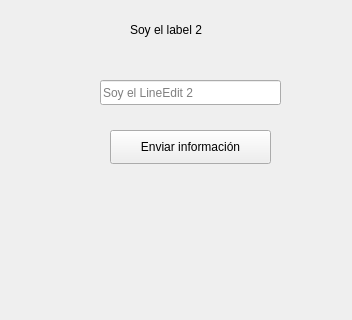
<?xml version="1.0" encoding="UTF-8"?>
<ui version="4.0">
 <class>Form</class>
 <widget class="QWidget" name="Form">
  <property name="geometry">
   <rect>
    <x>0</x>
    <y>0</y>
    <width>352</width>
    <height>320</height>
   </rect>
  </property>
  <property name="windowTitle">
   <string>Form</string>
  </property>
  <widget class="QLabel" name="lblDos">
   <property name="geometry">
    <rect>
     <x>130</x>
     <y>20</y>
     <width>101</width>
     <height>19</height>
    </rect>
   </property>
   <property name="text">
    <string>Soy el label 2</string>
   </property>
  </widget>
  <widget class="QLineEdit" name="lineDos">
   <property name="geometry">
    <rect>
     <x>100</x>
     <y>80</y>
     <width>181</width>
     <height>25</height>
    </rect>
   </property>
   <property name="text">
    <string/>
   </property>
   <property name="placeholderText">
    <string>Soy el LineEdit 2</string>
   </property>
  </widget>
  <widget class="QPushButton" name="btnDos">
   <property name="geometry">
    <rect>
     <x>110</x>
     <y>130</y>
     <width>161</width>
     <height>34</height>
    </rect>
   </property>
   <property name="text">
    <string>Enviar información</string>
   </property>
  </widget>
 </widget>
 <resources/>
 <connections/>
</ui>
